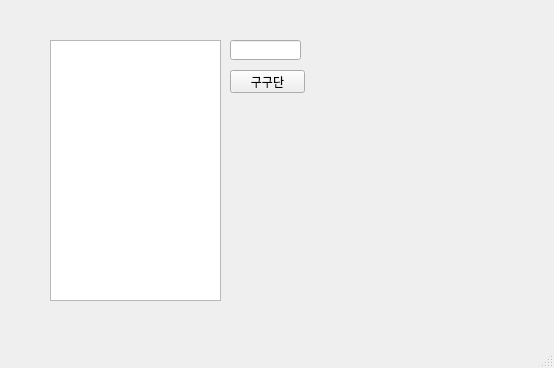
<?xml version="1.0" encoding="UTF-8"?>
<ui version="4.0">
 <class>MainWindow</class>
 <widget class="QMainWindow" name="MainWindow">
  <property name="geometry">
   <rect>
    <x>0</x>
    <y>0</y>
    <width>554</width>
    <height>368</height>
   </rect>
  </property>
  <property name="windowTitle">
   <string>MainWindow</string>
  </property>
  <widget class="QWidget" name="centralwidget">
   <widget class="QTextEdit" name="te">
    <property name="geometry">
     <rect>
      <x>50</x>
      <y>40</y>
      <width>171</width>
      <height>261</height>
     </rect>
    </property>
   </widget>
   <widget class="QPushButton" name="pb">
    <property name="geometry">
     <rect>
      <x>230</x>
      <y>70</y>
      <width>75</width>
      <height>23</height>
     </rect>
    </property>
    <property name="text">
     <string>구구단</string>
    </property>
   </widget>
   <widget class="QLineEdit" name="le">
    <property name="geometry">
     <rect>
      <x>230</x>
      <y>40</y>
      <width>71</width>
      <height>20</height>
     </rect>
    </property>
   </widget>
  </widget>
  <widget class="QMenuBar" name="menubar">
   <property name="geometry">
    <rect>
     <x>0</x>
     <y>0</y>
     <width>554</width>
     <height>21</height>
    </rect>
   </property>
  </widget>
  <widget class="QStatusBar" name="statusbar"/>
 </widget>
 <resources/>
 <connections/>
</ui>
